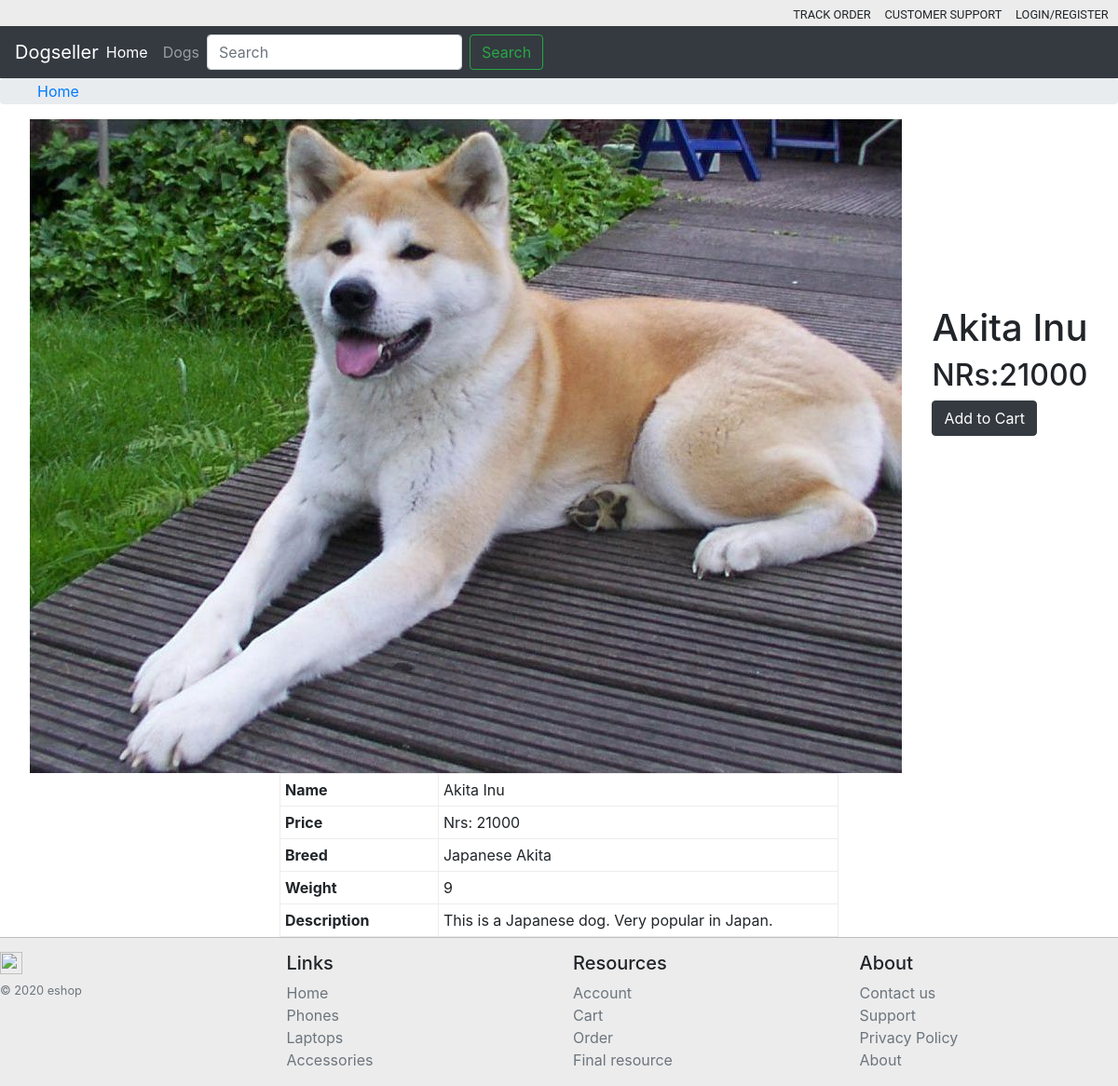
/view/8, run on the app's committed database.
### viewDogs/models.py (models this page shows, shortened)
class Dogs(models.Model):
    name = models.CharField(max_length= 255)
    price = models.IntegerField()
    stockNo = models.IntegerField()
    image = models.ImageField(upload_to='media/images/')
    breed = models.CharField(max_length=255)
    weight = models.IntegerField()
    description = models.CharField(max_length= 255)

### viewDogs/views.py (the view)
# urls.py: path('view/<int:ID>',viewProductDetails)
def viewProductDetails(request,ID):
    product = Dogs.objects.get(id=ID)
    context_varible = {'product':product}
    return render(request,'viewDogs/view.html',context_varible)

### viewDogs/Templates/viewDogs/view.html (shortened to what this page needs)
{% extends 'viewDogs/base.html' %}
{% block main-page %}
<div class="mainsection">
    <div class="mainsection-top">
        <div class="mainsection-top-image">
            <img src="{{product.image.url}}" alt="...">
        </div>
        <div class="mainsection-top-price">
            <h1>{{product.name}}</h1>
            <h2>NRs:{{product.price}}</h2>
            <a href="#" class="btn btn-dark">Add to Cart</a>
        </div>
    </div>
    <div class="mainsection-bottom">
        <table>
            <tr>
                <td>Name</td>
                <td>{{product.name}}</td>
            </tr>
            <tr>
                <td>Price</td>
                <td>Nrs: {{product.price}}</td>
            </tr>
            <tr>
                <td>Breed</td>
                <td>{{product.breed}}</td>
            </tr>
            <tr>
                <td>Weight</td>
                <td>{{product.weight}}</td>
            </tr>
            <tr>
                <td>Description</td>
                <td>{{product.description}}</td>
            </tr>
        </table>
    </div>
</div>
{% endblock %}

### viewDogs/Templates/viewDogs/view.html (style rules this page uses)
table { width: 50%; }
table, th, td { border: 1px solid rgb(238, 236, 236); }
th, td { padding: 5px; }
td:first-child { font-weight: bold; padding-right: 3em; }
.mainsection-top-price { margin-left: 2em; padding-top: 200px; }
.mainsection-top { display: flex; flex-direction: row; justify-content: center; }
.mainsection-bottom { display: flex; justify-content: center; }

### data on the page
Dogs: image (picture), name "Akita Inu", price "21000", breed "Japanese Akita", weight "9", description "This is a Japanese dog. Very popular in Japan."
